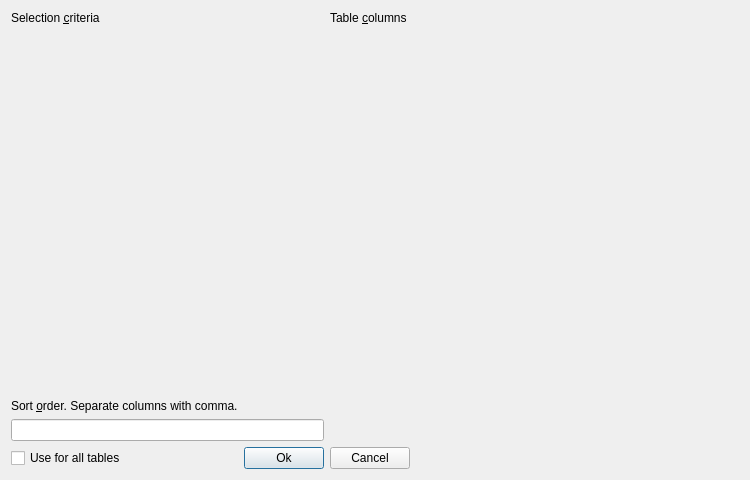
<?xml version="1.0" encoding="UTF-8"?>
<ui version="4.0" >
 <class>toResultContentFilterUI</class>
 <widget class="QDialog" name="toResultContentFilterUI" >
  <property name="geometry" >
   <rect>
    <x>0</x>
    <y>0</y>
    <width>750</width>
    <height>480</height>
   </rect>
  </property>
  <property name="windowTitle" >
   <string>Content editor filter settings</string>
  </property>
  <layout class="QGridLayout" >
   <property name="margin" >
    <number>11</number>
   </property>
   <property name="spacing" >
    <number>6</number>
   </property>
   <item row="5" column="1" >
    <widget class="QPushButton" name="PushButton1" >
     <property name="text" >
      <string>Ok</string>
     </property>
     <property name="default" >
      <bool>true</bool>
     </property>
    </widget>
   </item>
   <item row="3" column="0" colspan="2" >
    <widget class="QLineEdit" name="Order" />
   </item>
   <item row="0" column="0" >
    <widget class="QLabel" name="TextLabel1" >
     <property name="sizePolicy" >
      <sizepolicy vsizetype="Fixed" hsizetype="Minimum" >
       <horstretch>0</horstretch>
       <verstretch>0</verstretch>
      </sizepolicy>
     </property>
     <property name="toolTip" >
      <string>Selection criteria to use getting items to edit. Same as after where in a select clause.</string>
     </property>
     <property name="text" >
      <string>Selection &amp;criteria</string>
     </property>
     <property name="wordWrap" >
      <bool>false</bool>
     </property>
     <property name="buddy" >
      <cstring>Criteria</cstring>
     </property>
    </widget>
   </item>
   <item row="1" column="0" colspan="2" >
    <widget class="toHighlightedEditor" native="1" name="Criteria" >
     <property name="focusPolicy" >
      <enum>Qt::StrongFocus</enum>
     </property>
    </widget>
   </item>
   <item row="2" column="0" >
    <widget class="QLabel" name="TextLabel1_2" >
     <property name="sizePolicy" >
      <sizepolicy vsizetype="Fixed" hsizetype="Minimum" >
       <horstretch>0</horstretch>
       <verstretch>0</verstretch>
      </sizepolicy>
     </property>
     <property name="toolTip" >
      <string>The sort order to use when retreiving data from the database.</string>
     </property>
     <property name="text" >
      <string>Sort &amp;order. Separate columns with comma.</string>
     </property>
     <property name="wordWrap" >
      <bool>false</bool>
     </property>
     <property name="buddy" >
      <cstring>Order</cstring>
     </property>
    </widget>
   </item>
   <item rowspan="3" row="1" column="2" colspan="2" >
    <widget class="toResultCols" native="1" name="Columns" />
   </item>
   <item row="5" column="3" >
    <spacer>
     <property name="orientation" >
      <enum>Qt::Horizontal</enum>
     </property>
     <property name="sizeType" >
      <enum>QSizePolicy::Expanding</enum>
     </property>
     <property name="sizeHint" stdset="0" >
      <size>
       <width>20</width>
       <height>20</height>
      </size>
     </property>
    </spacer>
   </item>
   <item row="5" column="0" >
    <widget class="QCheckBox" name="AllTables" >
     <property name="text" >
      <string>Use for all tables</string>
     </property>
    </widget>
   </item>
   <item row="0" column="2" colspan="2" >
    <widget class="QLabel" name="TextLabel2" >
     <property name="sizePolicy" >
      <sizepolicy vsizetype="Fixed" hsizetype="Minimum" >
       <horstretch>0</horstretch>
       <verstretch>0</verstretch>
      </sizepolicy>
     </property>
     <property name="toolTip" >
      <string>Available column names in table.</string>
     </property>
     <property name="text" >
      <string>Table &amp;columns</string>
     </property>
     <property name="wordWrap" >
      <bool>false</bool>
     </property>
     <property name="buddy" >
      <cstring>Columns</cstring>
     </property>
    </widget>
   </item>
   <item row="5" column="2" >
    <widget class="QPushButton" name="PushButton3" >
     <property name="text" >
      <string>Cancel</string>
     </property>
    </widget>
   </item>
  </layout>
  <action name="actionCancel" >
   <property name="text" >
    <string>cancel</string>
   </property>
   <property name="shortcut" >
    <string>Esc</string>
   </property>
  </action>
  <zorder>PushButton1</zorder>
  <zorder>Order</zorder>
  <zorder>TextLabel1</zorder>
  <zorder>Criteria</zorder>
  <zorder>TextLabel1_2</zorder>
  <zorder>Columns</zorder>
  <zorder>AllTables</zorder>
  <zorder>TextLabel2</zorder>
  <zorder>PushButton3</zorder>
 </widget>
 <customwidgets>
  <customwidget>
   <class>toHighlightedEditor</class>
   <extends>QWidget</extends>
   <header>editor/tohighlightededitor.h</header>
  </customwidget>
  <customwidget>
   <class>toResultCols</class>
   <extends>QWidget</extends>
   <header>core/toresultcols.h</header>
  </customwidget>
 </customwidgets>
 <tabstops>
  <tabstop>Criteria</tabstop>
  <tabstop>Order</tabstop>
  <tabstop>PushButton1</tabstop>
 </tabstops>
 <resources/>
 <connections>
  <connection>
   <sender>PushButton1</sender>
   <signal>clicked()</signal>
   <receiver>toResultContentFilterUI</receiver>
   <slot>accept()</slot>
   <hints>
    <hint type="sourcelabel" >
     <x>20</x>
     <y>20</y>
    </hint>
    <hint type="destinationlabel" >
     <x>20</x>
     <y>20</y>
    </hint>
   </hints>
  </connection>
  <connection>
   <sender>PushButton3</sender>
   <signal>clicked()</signal>
   <receiver>toResultContentFilterUI</receiver>
   <slot>reject()</slot>
   <hints>
    <hint type="sourcelabel" >
     <x>20</x>
     <y>20</y>
    </hint>
    <hint type="destinationlabel" >
     <x>20</x>
     <y>20</y>
    </hint>
   </hints>
  </connection>
  <connection>
   <sender>actionCancel</sender>
   <signal>triggered()</signal>
   <receiver>toResultContentFilterUI</receiver>
   <slot>reject()</slot>
   <hints>
    <hint type="sourcelabel" >
     <x>-1</x>
     <y>-1</y>
    </hint>
    <hint type="destinationlabel" >
     <x>374</x>
     <y>239</y>
    </hint>
   </hints>
  </connection>
 </connections>
</ui>
